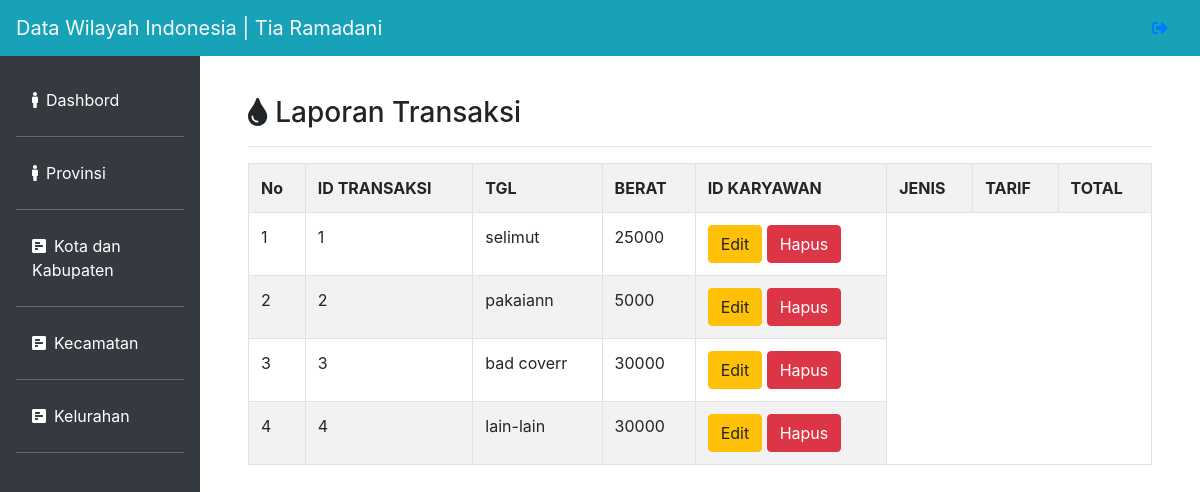
The app's page /laporantransaksi.php with its own data.
### tables this page shows
CREATE TABLE `laundry` (
  `id_laundry` int(11) NOT NULL,
  `jenis` varchar(50) NOT NULL,
  `tarif` int(25) NOT NULL
);

### laporantransaksi.php (the view, shortened to what this page needs)
<?php
include 'koneksidatabase.php' ;
?>
<?php
include 'header.php';
 ?>
  <div class="col-md-10 p-5 pt-2">
    <h3> <i class="fas fa-tint mr-2"></i></i>Laporan Transaksi </h3><hr>
          <table class="table table-striped table-bordered">
          <tr>
            <th scope="col">No</th>
            <th scope="col">ID TRANSAKSI</th>
            <th scope="col">TGL</th>
            <th scope="col">BERAT</th>
            <th scope="col">ID KARYAWAN</th>
            <th scope="col">JENIS</th>
            <th scope="col">TARIF</th>
            <th  scope="col">TOTAL</th>
          </tr>
          <?php
             $no=1;
             $query=mysqli_query ($koneksi, "SELECT * FROM laundry ORDER BY id_laundry ASC");
               while($data=mysqli_fetch_array($query)):
            ?>
           <tr>
            <td><?=$no++;?></td>
            <td><?=$data['id_laundry']?></td>
            <td><?=$data['jenis']?></td>
            <td><?=$data['tarif']?></td>
            <td>
            <a href="" class="btn btn-warning">Edit</a>
            <a href="hapuslaundry.php?hal=hapus&id=<?=$data['id_laundry']?>"
            onclick="return confirm('apakah anda yakin ingin menghapus data ini?')" class="btn btn-danger">Hapus</a>
        </tr>
        <?php endwhile; ?>
          </table>
        </div>
<?php
include'footer.php';
?>

### records on screen
laundry: id_laundry "1", jenis "selimut", tarif "25000"
laundry: id_laundry "2", jenis "pakaiann", tarif "5000"
laundry: id_laundry "3", jenis "bad coverr", tarif "30000"
laundry: id_laundry "4", jenis "lain-lain", tarif "30000"
